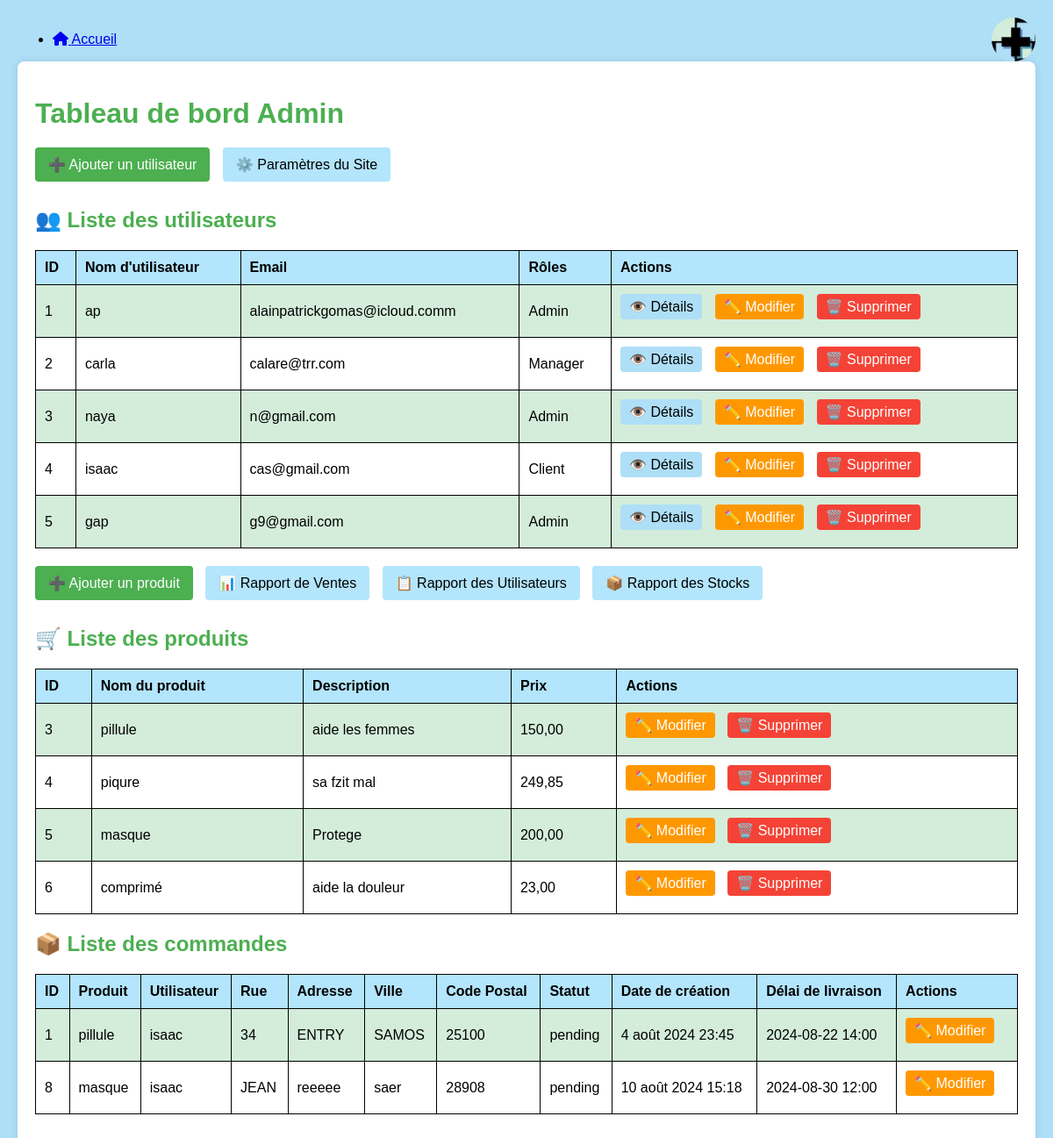
/admin_dashboard/ (signed in), run on an earlier commit of the app's database.
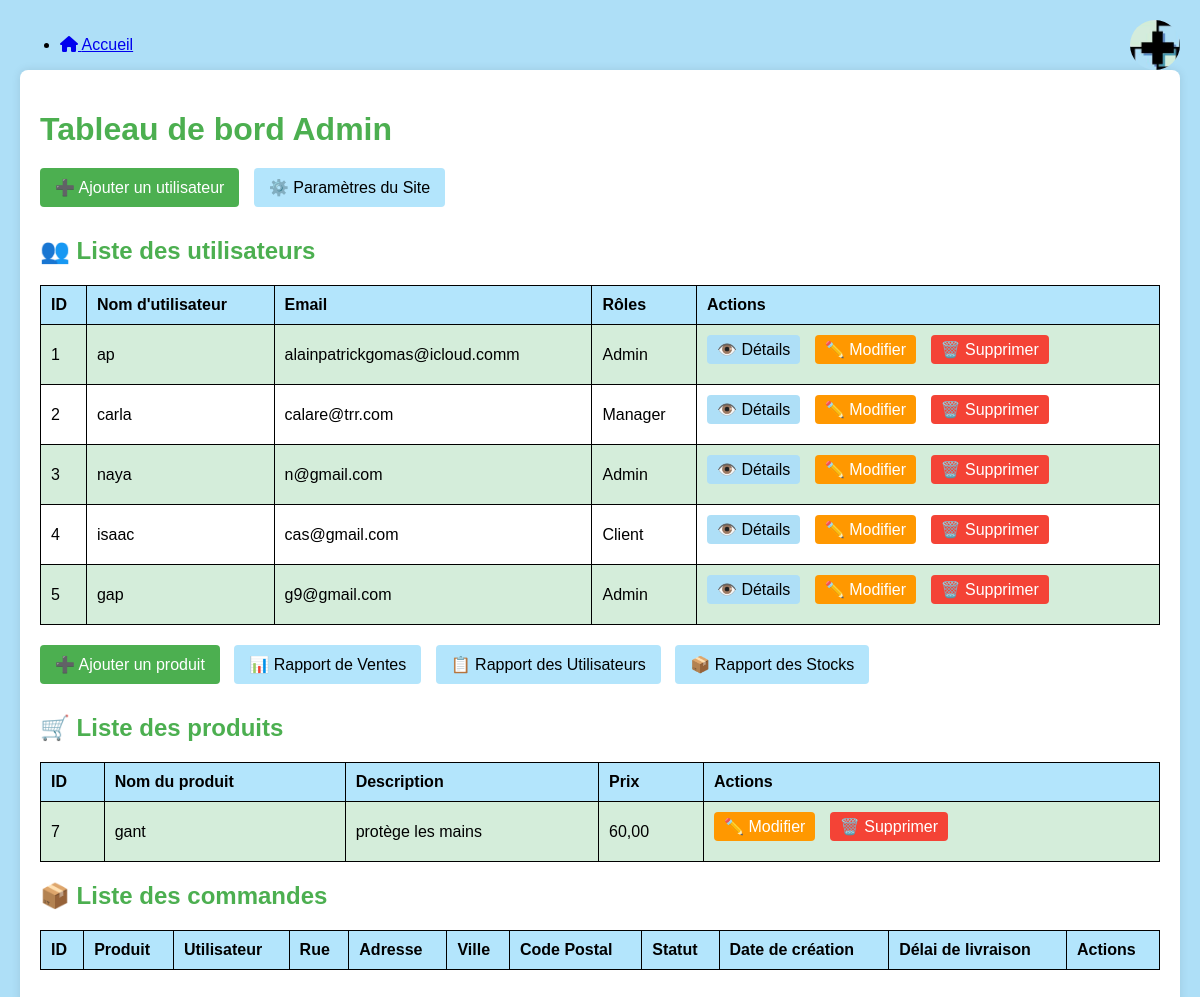
And on a later commit of the database.
### Ecomed/models.py (models this page shows, shortened)
class CustomUser(AbstractUser):
    is_manager = models.BooleanField(default=False)
    is_client = models.BooleanField(default=False)
    is_admin = models.BooleanField(default=False)
    email = models.EmailField(unique=True)
    first_name = models.CharField(max_length=30)
    last_name = models.CharField(max_length=30)
    code = models.CharField(max_length=100, blank=True, null=True)
    date_joined = models.DateTimeField(null=True, blank=True, auto_now_add=True)

class Product(models.Model):
    name = models.CharField(max_length=100)
    description = models.TextField()
    stock = models.PositiveIntegerField(default=0)
    category = models.ForeignKey(Category, on_delete=models.SET_NULL, null=True, blank=True)
    image = models.ImageField(upload_to='products/', blank=True, null=True, default='path/to/default/image.jpg')
    price = models.DecimalField(max_digits=10, decimal_places=2)

class Order(models.Model):
    STATUS_CHOICES = [
        ('pending', 'Pending'),
        ('shipped', 'Shipped'),
        ('delivered', 'Delivered'),
        ('cancelled', 'Cancelled'),
        ('cart', 'Cart'),
    ]
    user = models.ForeignKey(settings.AUTH_USER_MODEL, on_delete=models.CASCADE)
    product = models.ForeignKey(Product, on_delete=models.CASCADE)
    quantity = models.PositiveIntegerField(default=1)  # Ajout de ce champ
    total_price = models.DecimalField(max_digits=10, decimal_places=2, default=0.00)  # Ajout de ce champ
    address = models.CharField(max_length=255, blank=True, null=True)  # Ajout de l'adresse
    city = models.CharField(max_length=100, blank=True, null=True)  # Ajouter le champ pour la ville
    postal_code = models.CharField(max_length=20, blank=True, null=True)  # Ajouter le champ pour le code postal
    street = models.CharField(max_length=255, blank=True, null=True)  # Ajouter le champ pour la rue
    status = models.CharField(max_length=10, choices=STATUS_CHOICES, default='cart')  # Modification de la valeur par défaut
    delivery_deadline = models.DateTimeField(blank=True, null=True)  # Ajout du champ délai de livraison
    created_at = models.DateTimeField(auto_now_add=True)

### Ecomed/views.py (the view, shortened to what this page needs)
# urls.py: path('admin_dashboard/', admin_dashboard_view, name='admin_dashboard'),
@login_required
@user_passes_test(lambda u: u.is_admin)
def admin_dashboard_view(request):
    users = CustomUser.objects.all()
    products = Product.objects.all()
    orders = Order.objects.all()
    return render(request, 'Ecomed/admin_dashboard.html', {
        'users': users,
        'products': products,
        'orders': orders
    })

### Ecomed/templates/Ecomed/admin_dashboard.html (shortened to what the changed rows need)
{% extends 'Ecomed/base.html' %}
{% load static %}
{% block stylesheets %}
    <link rel="stylesheet" href="{% static 'ecomed_admin_dashboard.css' %}">
{% endblock %}
{% block content %}
<div class="container">
    <h1 class="dashboard-title">Tableau de bord Admin</h1>
    <h2 class="section-title">👥 Liste des utilisateurs</h2>
    <table class="table table-bordered">
        <thead>
            <tr>
                <th>ID</th>
                <th>Nom d'utilisateur</th>
                <th>Email</th>
                <th>Rôles</th>
                <th>Actions</th>
            </tr>
        </thead>
        <tbody>
            {% for user in users %}
                <tr>
                    <td>{{ user.id }}</td>
                    <td>{{ user.username }}</td>
                    <td>{{ user.email }}</td>
                    <td>
                        {% if user.is_admin %} Admin {% endif %}
                        {% if user.is_manager %} Manager {% endif %}
                        {% if user.is_client %} Client {% endif %}
                    </td>
                    <td>
                        <a href="{% url 'user_details' user.id %}" class="btn btn-info btn-sm">👁️ Détails</a>
                        <a href="{% url 'edit_user' user.id %}" class="btn btn-warning btn-sm">✏️ Modifier</a>
                        <a href="{% url 'delete_user' user.id %}" class="btn btn-danger btn-sm">🗑️ Supprimer</a>
                    </td>
                </tr>
            {% endfor %}
        </tbody>
    </table>
    <h2 class="section-title">🛒 Liste des produits</h2>
    <table class="table table-bordered">
        <thead>
            <tr>
                <th>ID</th>
                <th>Nom du produit</th>
                <th>Description</th>
                <th>Prix</th>
                <th>Actions</th>
            </tr>
        </thead>
        <tbody>
            {% for product in products %}
                <tr>
                    <td>{{ product.id }}</td>
                    <td>{{ product.name }}</td>
                    <td>{{ product.description }}</td>
                    <td>{{ product.price }}</td>
                    <td>
                        <a href="{% url 'edit_product' product.id %}" class="btn btn-warning btn-sm">✏️ Modifier</a>
                        <a href="{% url 'delete_product' product.id %}" class="btn btn-danger btn-sm">🗑️ Supprimer</a>
                    </td>
                </tr>
            {% endfor %}
        </tbody>
    </table>
    <h2 class="section-title">📦 Liste des commandes</h2>
    <table class="table table-bordered">
        <thead>
            <tr>
                <th>ID</th>
                <th>Produit</th>
                <th>Utilisateur</th>
                <th>Rue</th>
                <th>Adresse</th>
                <th>Ville</th>
                <th>Code Postal</th>
                <th>Statut</th>
                <th>Date de création</th>
                <th>Délai de livraison</th>
                <th>Actions</th>
            </tr>
        </thead>
        <tbody>
            {% for order in orders %}
                <tr>
                    <td>{{ order.id }}</td>
                    <td>{{ order.product.name }}</td>
                    <td>{{ order.user.username }}</td>
                    <td>{{ order.street }}</td>
                    <td>{{ order.address }}</td>
                    <td>{{ order.city }}</td>
                    <td>{{ order.postal_code }}</td>
                    <td>{{ order.status }}</td>
                    <td>{{ order.created_at }}</td>
                    <td>
                        {% if order.delivery_deadline %}
                            {{ order.delivery_deadline|date:"Y-m-d H:i" }}
                        {% else %}
                            Pas défini
                        {% endif %}
                    </td>
                    <td>
                        <a href="{% url 'edit_order' order.id %}" class="btn btn-warning btn-sm">✏️ Modifier</a>
                    </td>
                </tr>
            {% endfor %}
        </tbody>
    </table>
</div>
{% endblock %}

What changed in the data, as far as the page shows it:
removed Product: id "3", name "pillule", description "aide les femmes", price "150,00"
removed Product: id "4", name "piqure", description "sa fzit mal", price "249,85"
removed Product: id "5", name "masque", description "Protege", price "200,00"
removed Product: id "6", name "comprimé", description "aide la douleur", price "23,00"
removed Order: id "1", product.name "pillule", user.username "isaac", street "34", address "ENTRY", city "SAMOS", postal_code "25100", status "pending", created_at "4 août 2024 23:45", delivery_deadline "2024-08-22 14:00"
removed Order: id "8", product.name "masque", user.username "isaac", street "JEAN", address "reeeee", city "saer", postal_code "28908", status "pending", created_at "10 août 2024 15:18", delivery_deadline "2024-08-30 12:00"
added Product: id "7", name "gant", description "protège les mains", price "60,00"
